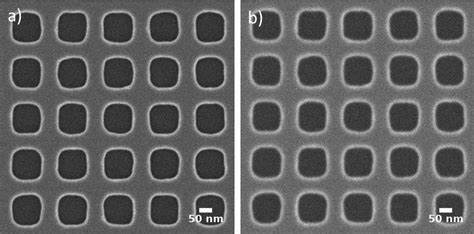
#> input picture test/Interview/1.jpg, 474 x 234 px, found by its file name
$ python process.py
#> lines starting #> are read from the running program, lines starting #| are printed output that depends on the picture; after the words box and inside, x2 and y2 are one past the last pixel; in counts of white or black regions, pixels touching at a corner belong together
# Importing necessary libraries
import cv2
import numpy as np
import matplotlib.pyplot as plt

# Reading the image
image_path = '/mnt/data/1.jpg'
image = cv2.imread(image_path)
#> image is the input picture: shape (234, 474, 3); min 0, max 255, mean 97.7

# Converting the image to grayscale for contour detection
gray_image = cv2.cvtColor(image, cv2.COLOR_BGR2GRAY)

# Applying a threshold to the grayscale image
ret, thresh = cv2.threshold(gray_image, 127, 255, cv2.THRESH_BINARY)
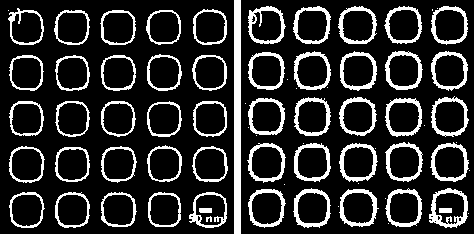
#> thresh: shape (234, 474); 17.6% white; 74 white regions (20 under 20 px)

# Finding contours using OpenCV
contours, hierarchy = cv2.findContours(thresh, cv2.RETR_EXTERNAL, cv2.CHAIN_APPROX_SIMPLE)
#> contours = 71 contours, 20 with area under 20; largest, box (x1, y1, x2, y2) and area: (234, 0, 241, 234) 1398, (429, 188, 468, 228) 1163, (247, 143, 286, 183) 1156, (293, 188, 331, 228) 1150, (430, 142, 469, 182) 1150

# Drawing the contours on a blank image
contour_image = np.zeros_like(image)
for contour in contours:
    cv2.drawContours(contour_image, [contour], -1, (255, 255, 255), 1)
#> this loop made 71 passes
#> contour on passes 1, 2, 3, 4, 15, 16, 17, 18, 26, 28, 31, 32: [[388, 223]], [[468, 213]], [[338, 206]], [[385, 198]], [[284, 184]], [[358, 183]], [[469, 170]], [[375, 148]], [[303, 143]], [[456, 142]], [[256, 135]], [[248, 127]]
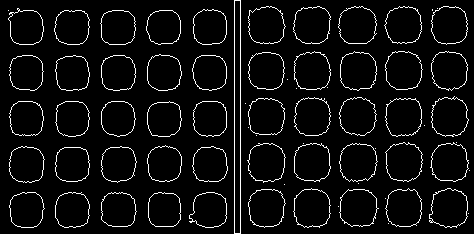
#> contour_image: shape (234, 474, 3); 5.6% white in thin lines or dots

plt.imshow(cv2.cvtColor(contour_image, cv2.COLOR_BGR2RGB))
plt.axis('off')
plt.title('Extracted Contours')
plt.show()

$ run again, with test/Interview/3.jpg copied over test/Interview/1.jpg
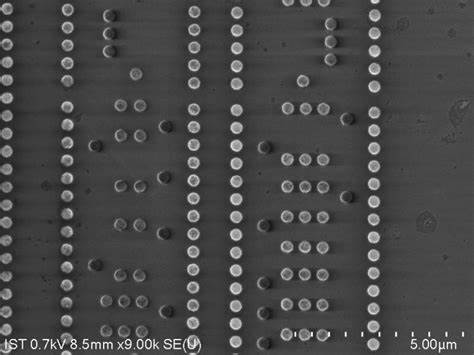
#> input picture test/Interview/3.jpg, 474 x 355 px, found by its file name
#> image is the input picture: shape (355, 474, 3); min 13, max 255, mean 71.6
#> `ret, thresh = cv2.threshold(gray_image, 127, 255, cv2.THRESH_BINARY)`:
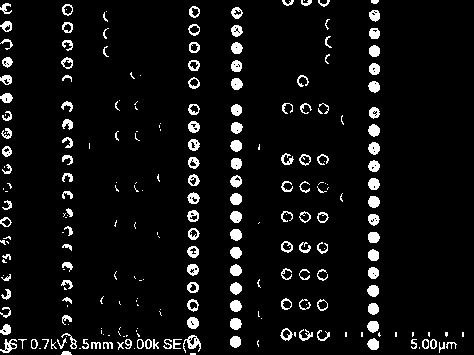
#> thresh: shape (355, 474); 6.3% white; 249 white regions (102 under 20 px)
#> contours = 247 contours, 124 with area under 20; largest, box (x1, y1, x2, y2) and area: (183, 335, 201, 353) 126, (368, 142, 380, 155) 100, (187, 317, 199, 329) 99, (230, 193, 242, 205) 98, (187, 210, 199, 222) 98
#> the loop `for contour in contours:` made 247 passes
#> contour on passes 1, 3, 4: [[190, 353], [190, 354], [195, 354], [195, 353]], [[134, 348]], [[79, 348], [80, 348]]
#> after the loop `for contour in contours:`:
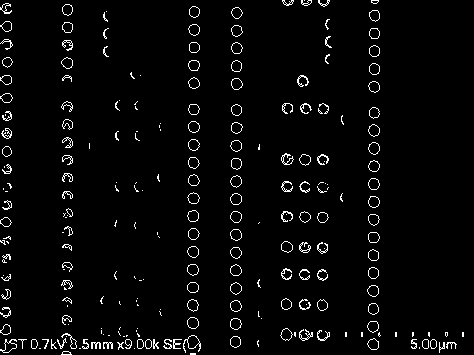
#> contour_image: shape (355, 474, 3); 3.3% white in thin lines or dots

$ run again, with test/Interview/4.jpg copied over test/Interview/1.jpg
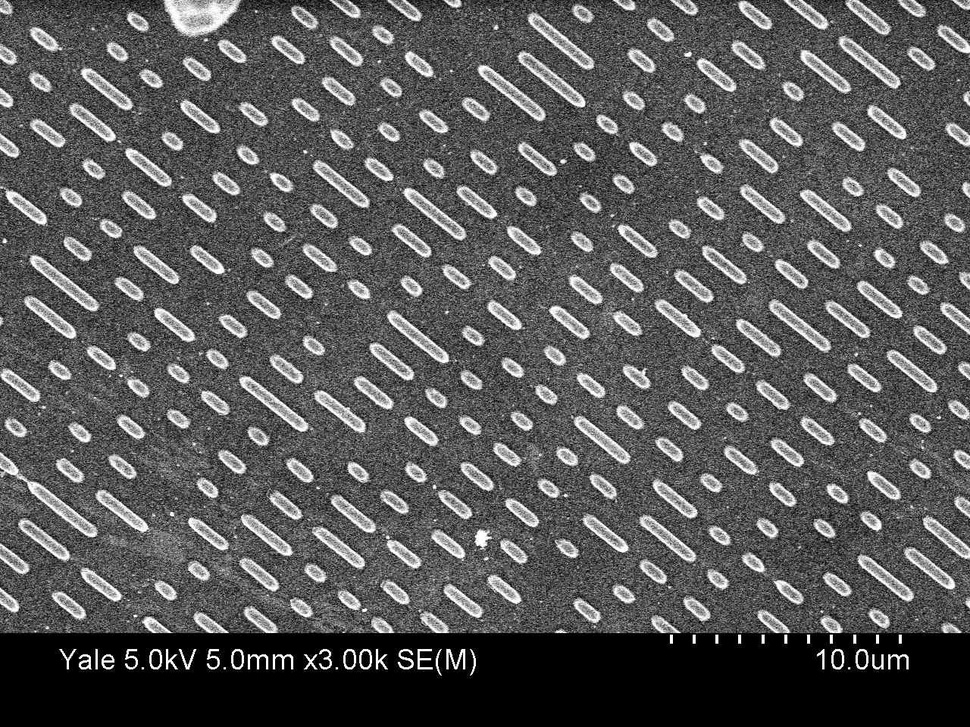
#> input picture test/Interview/4.jpg, 970 x 727 px, shrunk from 1280 x 960 before the run, found by its file name
#> image is the input picture: shape (727, 970, 3); min 0, max 255, mean 88.8
#> `ret, thresh = cv2.threshold(gray_image, 127, 255, cv2.THRESH_BINARY)`:
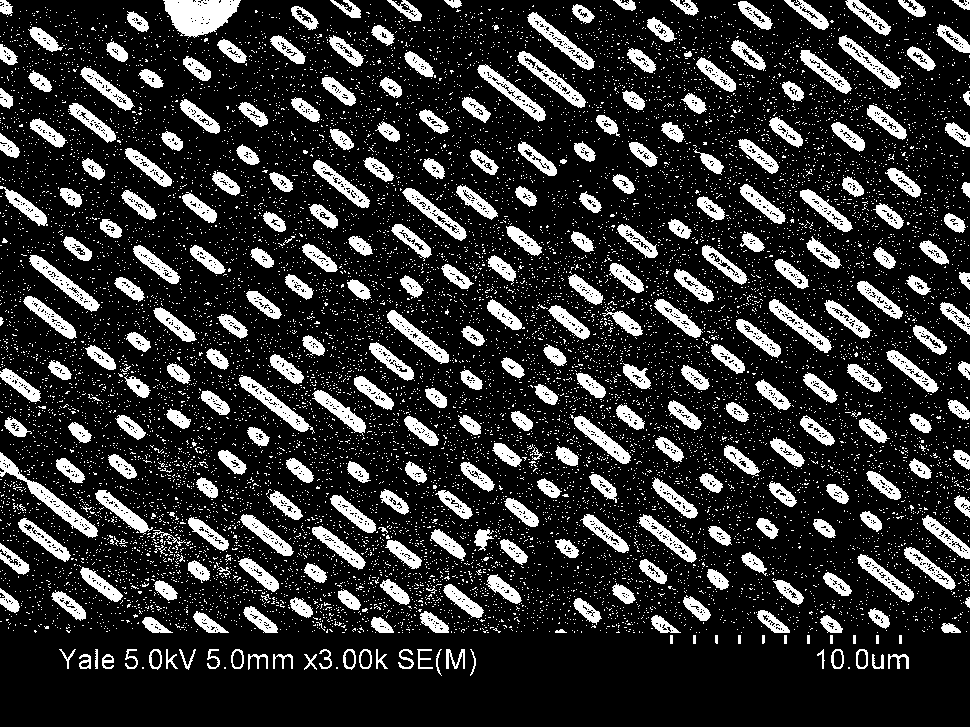
#> thresh: shape (727, 970); 18.6% white; 13104 white regions (12781 under 20 px)
#> contours = 13101 contours, 12806 with area under 20; largest, box (x1, y1, x2, y2) and area: (163, 0, 241, 38) 1915, (0, 452, 98, 538) 1266, (517, 51, 586, 108) 988, (477, 64, 546, 122) 981, (527, 12, 595, 70) 978
#> the loop `for contour in contours:` made 13101 passes
#> contour on passes 1 to 3: [[848, 667], [848, 668], [849, 668], [849, 667]], [[336, 667], [336, 668], [337, 668], [337, 667]], [[224, 667], [224, 668], [225, 668], [225, 667]]
#> after the loop `for contour in contours:`:
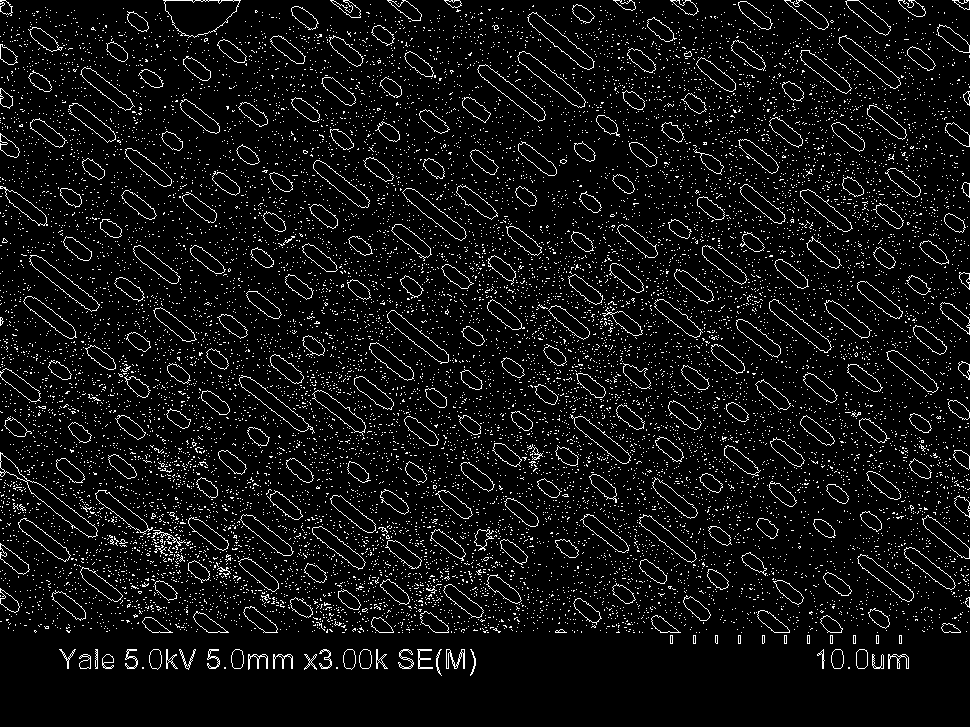
#> contour_image: shape (727, 970, 3); 6.4% white in thin lines or dots
